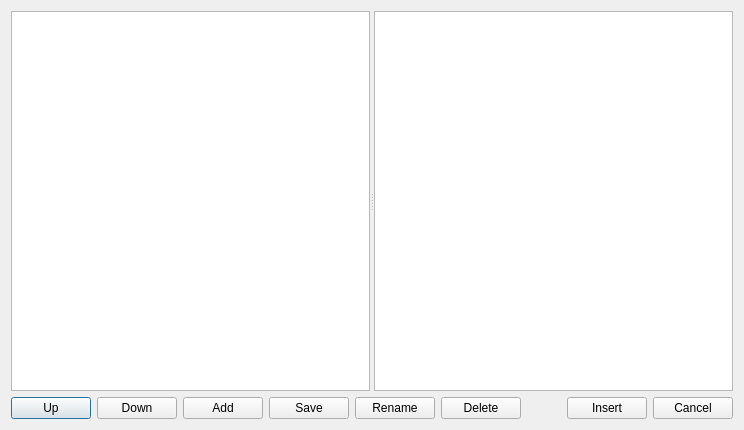
<?xml version="1.0" encoding="UTF-8"?>
<ui version="4.0"><class>SnippetsDialog</class><widget class="QDialog" name="SnippetsDialog"><property name="windowTitle"><string>Snippets</string></property><property name="minimumSize"><size><width>700</width><height>430</height></size></property><layout class="QVBoxLayout" name="verticalLayout"><item><widget class="QSplitter" name="splitter"><property name="orientation"><enum>Qt::Orientation::Horizontal</enum></property><widget class="QListWidget" name="snippetList"/><widget class="QPlainTextEdit" name="snippetEditor"><property name="font"><font><family>Courier New</family><pointsize>12</pointsize></font></property><property name="lineWrapMode"><enum>QPlainTextEdit::LineWrapMode::WidgetWidth</enum></property></widget></widget></item><item><layout class="QHBoxLayout" name="buttonsLayout"><item><widget class="QPushButton" name="upButton"><property name="text"><string>Up</string></property></widget></item><item><widget class="QPushButton" name="downButton"><property name="text"><string>Down</string></property></widget></item><item><widget class="QPushButton" name="addButton"><property name="text"><string>Add</string></property></widget></item><item><widget class="QPushButton" name="saveButton"><property name="text"><string>Save</string></property></widget></item><item><widget class="QPushButton" name="renameButton"><property name="text"><string>Rename</string></property></widget></item><item><widget class="QPushButton" name="deleteButton"><property name="text"><string>Delete</string></property></widget></item><item><spacer name="buttonSpacer"><property name="orientation"><enum>Qt::Orientation::Horizontal</enum></property><property name="sizeHint"><size><width>40</width><height>20</height></size></property></spacer></item><item><widget class="QPushButton" name="insertButton"><property name="text"><string>Insert</string></property></widget></item><item><widget class="QPushButton" name="cancelButton"><property name="text"><string>Cancel</string></property></widget></item></layout></item></layout></widget><resources/><connections/></ui>
